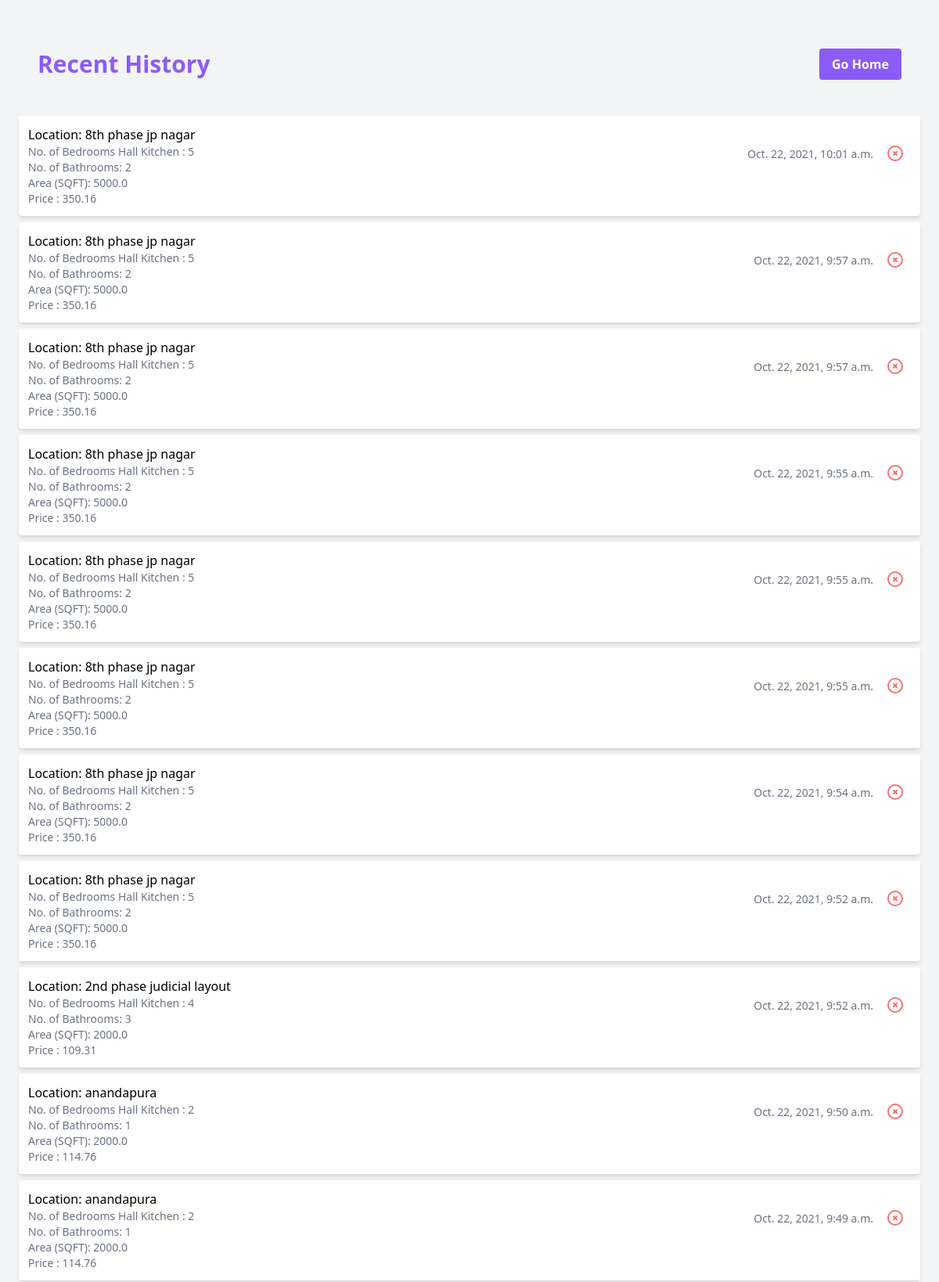
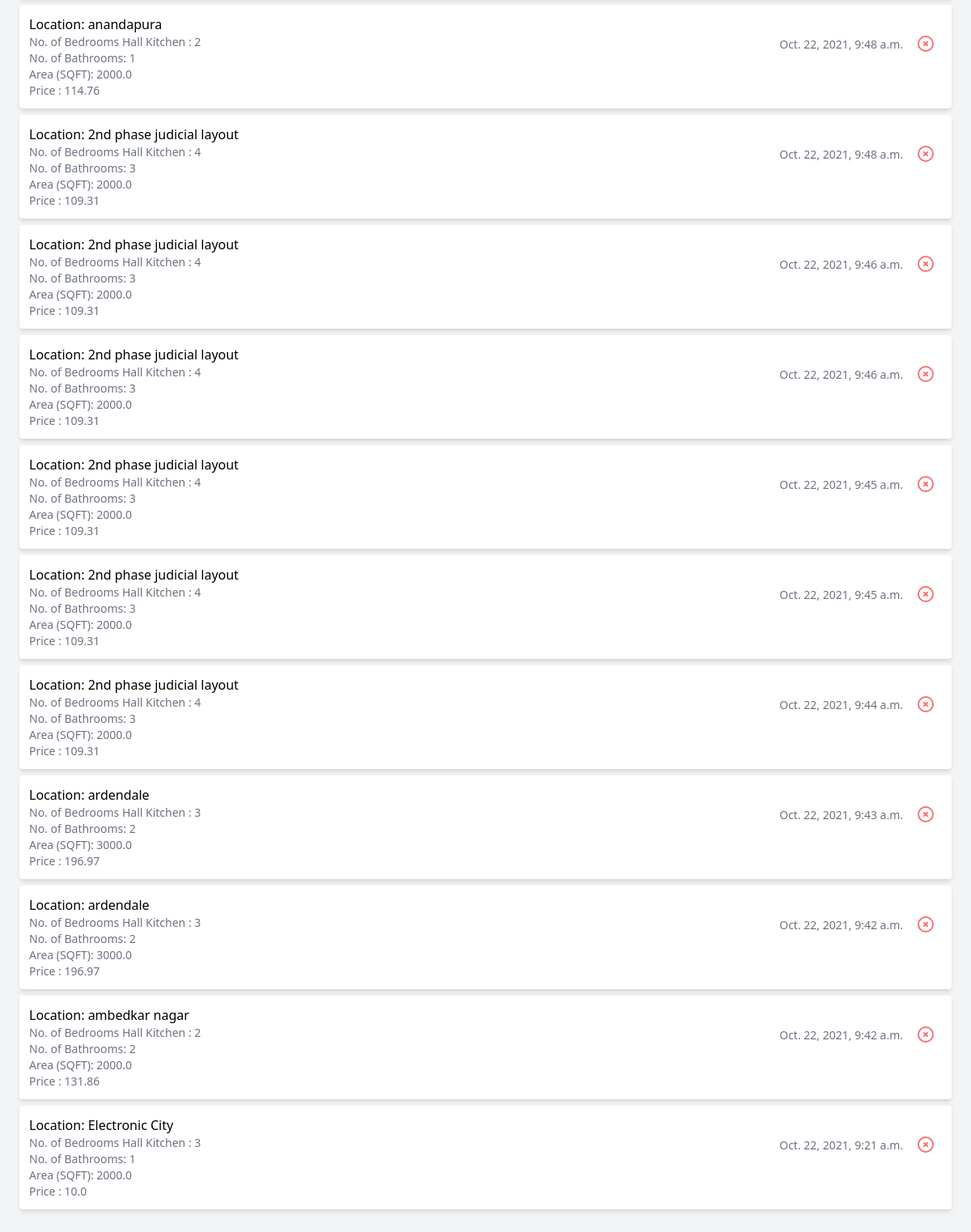
Before: /history/ with the older database file (2 pictures, top to bottom).
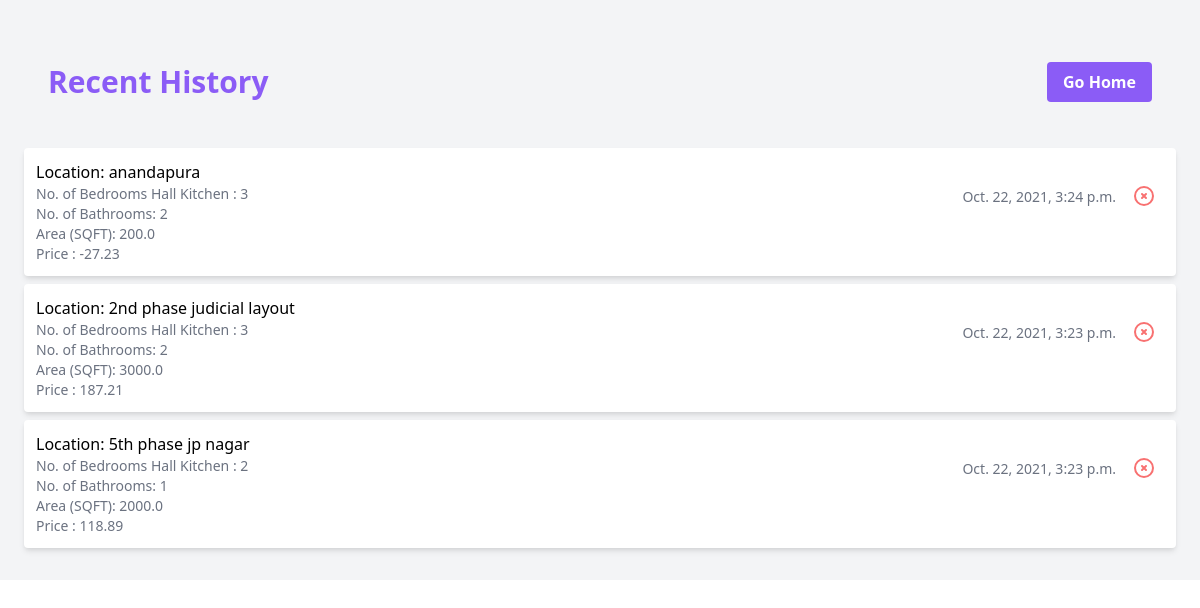
After: the same page with the newer database file.
### home/models.py (models this page shows, shortened)
class History(models.Model):
    location = models.CharField(max_length=500, null=True)
    area = models.FloatField()
    bedrooms = models.IntegerField()
    bathroom = models.IntegerField()
    estimated_price = models.FloatField()
    date_created = models.DateTimeField(auto_now_add=True, null=True)

### home/views.py (the view)
# urls.py: path('history/',historyView,name='history'),
def historyView(request):
    history = History.objects.all().order_by('-id')
    context={
        'history':history
    }
    return render(request,'history.html',context)

### templates/history.html (shortened to what this page needs)
<!DOCTYPE html>
<html lang="en">
<head>
  <link href="https://unpkg.com/tailwindcss@^2/dist/tailwind.min.css" rel="stylesheet">
</head>
<body>
  <div class="p-6 bg-gray-100">
    <div class="p-6 bg-gray-100 flex items-center justify-between">
      <h1 class="text-3xl text-purple-500 font-bold py-4">Recent History</h1>
      <a href="{% url 'home' %}" class="text-center bg-purple-500 hover:bg-purple-700 text-white font-bold py-2 px-4 rounded">Go Home</a>
      </div>
    {% for  h in history %}
    <div class="shadow-md my-2 rounded bg-white overflow-hidden relative">
        <div class="p-3">
            <div class="block md:flex justify-between">
                <div>
                    <h3 class="font-medium">Location: {{h.location}}</h3>
                    <p class="text-sm text-gray-500">No. of Bedrooms Hall Kitchen : {{h.bedrooms}} </p>
                    <p class="text-sm text-gray-500">No. of Bathrooms: {{h.bathroom}} </p>
                    <p class="text-sm text-gray-500">Area (SQFT): {{h.area}} </p>
                    <p class="text-sm text-gray-500">Price : {{h.estimated_price}} </p>
                </div>
                <div class="flex mt-6">
                    <div class="mx-2">
                        <span class="text-sm text-gray-500">{{h.date_created}}</span>
                    </div>
                    <div class="mx-2">
                      <a class="text-sm text-red-400 "
                        href="{% url 'history_delete' h.id %}">
                        <svg xmlns="http://www.w3.org/2000/svg" class="h-6 w-6" fill="none" viewBox="0 0 24 24"
                        stroke="currentColor">
                        <path stroke-linecap="round" stroke-linejoin="round" stroke-width="2"
                            d="M10 14l2-2m0 0l2-2m-2 2l-2-2m2 2l2 2m7-2a9 9 0 11-18 0 9 9 0 0118 0z" />
                        </svg>
                      </a>
                  </div>
                </div>
            </div>
        </div>
    </div>
    {% endfor %}
  </div>
</body>
</html>

Changed rows visible on the page:
removed History: location "8th phase jp nagar", bedrooms "5", bathroom "2", area "5000.0", estimated_price "350.16", date_created "Oct. 22, 2021, 10:01 a.m."
removed History: location "8th phase jp nagar", bedrooms "5", bathroom "2", area "5000.0", estimated_price "350.16", date_created "Oct. 22, 2021, 9:57 a.m."
removed History: location "8th phase jp nagar", bedrooms "5", bathroom "2", area "5000.0", estimated_price "350.16", date_created "Oct. 22, 2021, 9:57 a.m."
removed History: location "8th phase jp nagar", bedrooms "5", bathroom "2", area "5000.0", estimated_price "350.16", date_created "Oct. 22, 2021, 9:55 a.m."
removed History: location "8th phase jp nagar", bedrooms "5", bathroom "2", area "5000.0", estimated_price "350.16", date_created "Oct. 22, 2021, 9:55 a.m."
removed History: location "8th phase jp nagar", bedrooms "5", bathroom "2", area "5000.0", estimated_price "350.16", date_created "Oct. 22, 2021, 9:55 a.m."
removed History: location "8th phase jp nagar", bedrooms "5", bathroom "2", area "5000.0", estimated_price "350.16", date_created "Oct. 22, 2021, 9:54 a.m."
removed History: location "8th phase jp nagar", bedrooms "5", bathroom "2", area "5000.0", estimated_price "350.16", date_created "Oct. 22, 2021, 9:52 a.m."
removed History: location "2nd phase judicial layout", bedrooms "4", bathroom "3", area "2000.0", estimated_price "109.31", date_created "Oct. 22, 2021, 9:52 a.m."
removed History: location "anandapura", bedrooms "2", bathroom "1", area "2000.0", estimated_price "114.76", date_created "Oct. 22, 2021, 9:50 a.m."
removed History: location "anandapura", bedrooms "2", bathroom "1", area "2000.0", estimated_price "114.76", date_created "Oct. 22, 2021, 9:49 a.m."
removed History: location "anandapura", bedrooms "2", bathroom "1", area "2000.0", estimated_price "114.76", date_created "Oct. 22, 2021, 9:48 a.m."
removed History: location "2nd phase judicial layout", bedrooms "4", bathroom "3", area "2000.0", estimated_price "109.31", date_created "Oct. 22, 2021, 9:48 a.m."
removed History: location "2nd phase judicial layout", bedrooms "4", bathroom "3", area "2000.0", estimated_price "109.31", date_created "Oct. 22, 2021, 9:46 a.m."
removed History: location "2nd phase judicial layout", bedrooms "4", bathroom "3", area "2000.0", estimated_price "109.31", date_created "Oct. 22, 2021, 9:46 a.m."
removed History: location "2nd phase judicial layout", bedrooms "4", bathroom "3", area "2000.0", estimated_price "109.31", date_created "Oct. 22, 2021, 9:45 a.m."
removed History: location "2nd phase judicial layout", bedrooms "4", bathroom "3", area "2000.0", estimated_price "109.31", date_created "Oct. 22, 2021, 9:45 a.m."
removed History: location "2nd phase judicial layout", bedrooms "4", bathroom "3", area "2000.0", estimated_price "109.31", date_created "Oct. 22, 2021, 9:44 a.m."
removed History: location "ardendale", bedrooms "3", bathroom "2", area "3000.0", estimated_price "196.97", date_created "Oct. 22, 2021, 9:43 a.m."
removed History: location "ardendale", bedrooms "3", bathroom "2", area "3000.0", estimated_price "196.97", date_created "Oct. 22, 2021, 9:42 a.m."
removed History: location "ambedkar nagar", bedrooms "2", bathroom "2", area "2000.0", estimated_price "131.86", date_created "Oct. 22, 2021, 9:42 a.m."
removed History: location "Electronic City", bedrooms "3", bathroom "1", area "2000.0", estimated_price "10.0", date_created "Oct. 22, 2021, 9:21 a.m."
added History: location "anandapura", bedrooms "3", bathroom "2", area "200.0", estimated_price "-27.23", date_created "Oct. 22, 2021, 3:24 p.m."
added History: location "2nd phase judicial layout", bedrooms "3", bathroom "2", area "3000.0", estimated_price "187.21", date_created "Oct. 22, 2021, 3:23 p.m."
added History: location "5th phase jp nagar", bedrooms "2", bathroom "1", area "2000.0", estimated_price "118.89", date_created "Oct. 22, 2021, 3:23 p.m."
